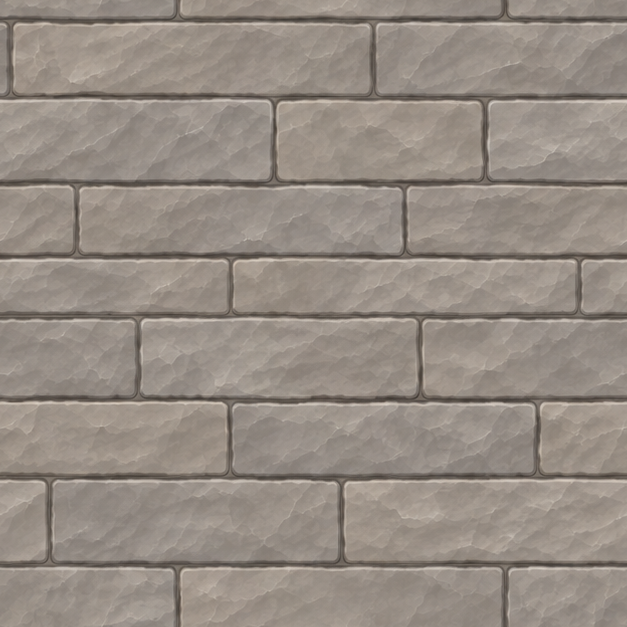
#> input picture scripts/terrain_modern/ashlar_tile.png, 627 x 627 px, given in place of wall_planks.png, which was not available
$ python make_poor_walls.py ashlar_tile.png
#> lines starting #> are read from the running program, lines starting #| are printed output that depends on the picture; after the words box and inside, x2 and y2 are one past the last pixel; in counts of white or black regions, pixels touching at a corner belong together
# The poor walls the building kit lacked: rough log walls and wattle-and-daub.
#
#   python -I make_poor_walls.py
#
# Writes, for build_kits.py to paint like every other kit:
#   - logs_tile.png / daub_tile.png: seamless body textures (one 128px cell's worth,
#     drawn at 512px), painted from periodic noise so they wrap exactly;
#   - assets/buildingKit/interior_wattle.png: the inside of a wattle house (interior());
#   - assets/buildingKit/wall_logs.png / wall_wattle.png: 96px pixel-art source kits,
#     the frame and body colours build_kits.py reads its profile and tint from
#     (logs: the plank kit's frame round a weathered log body; wattle: the plaster
#     kit's frame turned to rough timber posts round a muddy daub body).
# A fixed numpy seed: the same art every run.
import os
import numpy as np
from PIL import Image
from scipy import ndimage

HERE = os.path.dirname(os.path.abspath(__file__))
ROOT = os.path.abspath(os.path.join(HERE, '..', '..'))
N = 512
rng = np.random.default_rng(20261111)


def pnoise(shape, sy, sx):
    """Periodic smooth noise (wraps exactly), sigma sy, sx px; mean 0, sd 1."""
    n = rng.standard_normal(shape)
    n = ndimage.gaussian_filter(n, (sy, sx), mode='wrap')
    return (n - n.mean()) / (n.std() + 1e-9)


def save(a, name):
#> called with name = 'logs_tile.png'
    Image.fromarray(np.clip(a + 0.5, 0, 255).astype(np.uint8), 'RGB').save(os.path.join(HERE, name))


# ── Logs: four round logs a cell, laid one on another, mud chinking between ──
def logs():
    LOGS = 4
    h = N // LOGS
    y = np.arange(N)[:, None].repeat(N, 1).astype(np.float32)
    x = np.arange(N)[None, :].repeat(N, 0).astype(np.float32)
    # each log's edges wander a little along its length (periodic in x)
    wob = pnoise((LOGS + 1, N), 0.01, 40)[:, :] * 3.0
    k = np.floor(y / h).astype(int)
    t = (y - k * h + wob[k, x.astype(int)]) / h      # 0..1 across the log
    t = np.clip(t, 0, 1)
    gap = 0.07                                       # chinking each side
    inlog = (t > gap) & (t < 1 - gap)
    u = np.clip((t - gap) / (1 - 2 * gap), 0, 1)
    # round: lit from above, shade underneath
    shade = 0.55 + 0.55 * np.sin(np.pi * u) ** 0.7 - 0.22 * u
    # bark: long streaks along the log, a finer grain, a few knots
    grain = 0.10 * pnoise((N, N), 1.2, 30) + 0.06 * pnoise((N, N), 0.6, 8) + 0.05 * pnoise((N, N), 3, 3)
    knots = np.clip(pnoise((N, N), 6, 6) - 2.3, 0, None)
    lumv = shade * (1 + grain) - 0.35 * knots
    wood = np.array([128, 100, 72], np.float32)
    grey = np.array([120, 112, 100], np.float32)
    mix = np.clip(0.55 + 0.25 * pnoise((N, N), 20, 60), 0, 1)[..., None]   # weathered grey, as the logs inside
    col = (wood * (1 - mix) + grey * mix) * lumv[..., None]
    # chinking: mud and moss pressed between the logs, in shadow under each log
    mud = np.array([92, 84, 66], np.float32) * (0.8 + 0.12 * pnoise((N, N), 1.5, 1.5))[..., None]
    out = np.where(inlog[..., None], col, mud)
    # the log's own edge: a soft dark line where it meets the chinking
    edge = np.exp(-np.minimum(np.abs(t - gap), np.abs(t - (1 - gap))) * h / 1.8)
    out = out * (1 - 0.35 * edge)[..., None]
    save(out, 'logs_tile.png')


# ── Daub: mud and straw smeared over woven hazel, cracked ──
def daub():
    y = np.arange(N)[:, None].repeat(N, 1).astype(np.float32)
    x = np.arange(N)[None, :].repeat(N, 0).astype(np.float32)
    base = 1.0 + 0.08 * pnoise((N, N), 30, 30) + 0.05 * pnoise((N, N), 6, 6) + 0.04 * pnoise((N, N), 1.2, 1.2)
    # smears: the hand that laid it, long low ridges at a slant
    sm = pnoise((N, N), 2.5, 14)
    sm = ndimage.rotate(np.tile(sm, (3, 3)), 18, reshape=False, mode='wrap')[N:2 * N, N:2 * N]
    base += 0.05 * sm
    # straw flecks
    fl = (pnoise((N, N), 0.7, 2.0) > 3.0).astype(np.float32)
    base += 0.10 * ndimage.gaussian_filter(fl, 0.6, mode='wrap') * 3
    # the weave showing through where the daub has fallen away
    # (none: one cell repeats along the wall, and a hole in each cell reads as a pattern)
    worn = np.zeros((N, N), np.float32)
    rows = 8
    ph = (y / (N / rows)) % 1.0
    stake = ((x / (N / 6)) % 1.0)
    over = ((np.floor(y / (N / rows)) + np.floor(x / (N / 6))) % 2) * 2 - 1
    withy = 0.75 + 0.35 * np.sin(np.pi * ph) ** 0.6 + 0.10 * over * np.cos(2 * np.pi * stake)
    withy *= 1 + 0.08 * pnoise((N, N), 0.8, 10)
    mud = np.array([150, 124, 92], np.float32)
    wood = np.array([104, 80, 54], np.float32)
    col = mud * base[..., None]
    col = col * (1 - worn[..., None]) + (wood * withy[..., None]) * worn[..., None]
    # a rim of shadow round each worn patch, and hairline cracks
    rim = np.clip(ndimage.gaussian_filter(worn, 3, mode='wrap') - worn, 0, 1)
    col *= (1 - 0.45 * rim)[..., None]
    cr = np.abs(pnoise((N, N), 5, 5))
    crack = np.exp(-cr * 18) * np.clip(pnoise((N, N), 30, 30) + 0.3, 0, 1)
    col *= (1 - 0.30 * crack)[..., None]
    save(col, 'daub_tile.png')


# ── Source kits (96px): the frame colours build_kits.py reads, the body colour it tints to ──
def source_kits():
    pl = np.asarray(Image.open(os.path.join(ROOT, 'assets/buildingKit/wall_planks.png')).convert('RGBA')).astype(np.float32)[:96, :96].copy()
    # logs: the plank kit's frame (beams top and bottom, corner posts) round a log body of a greyer brown
    body = np.zeros((96, 96), bool)
    body[10:96 - 10, 8:96 - 8] = True
    logbody = np.array([108, 96, 80], np.float32)   # (weathered grey-brown, as the logs inside)
    L = (pl[..., :3] @ np.array([0.299, 0.587, 0.114])) / max(1, (pl[..., :3][body] @ np.array([0.299, 0.587, 0.114])).mean())
    pl[body, :3] = (logbody * L[body][:, None])
    # (the frame weathered dark: rough beams, not a joiner's trim)
    fr = ~body & (pl[..., 3] > 0)
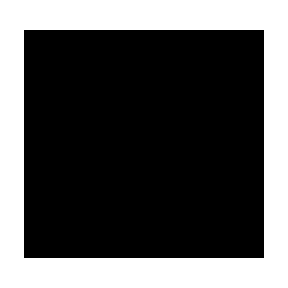
#> fr: shape (96, 96) bool (shown 3 times larger); 34% white; 1 white region, box (x1, y1, x2, y2) and area: (0, 0, 96, 96) 3136
    pl[fr, :3] = np.array([92, 70, 50], np.float32) * L[fr][:, None] / max(1e-3, L[fr].mean())
    Image.fromarray(np.clip(pl, 0, 255).astype(np.uint8), 'RGBA').save(os.path.join(ROOT, 'assets/buildingKit/wall_logs.png'))

    ps = np.asarray(Image.open(os.path.join(ROOT, 'assets/buildingKit/wall_plaster.png')).convert('RGBA')).astype(np.float32)[:96, :96].copy()
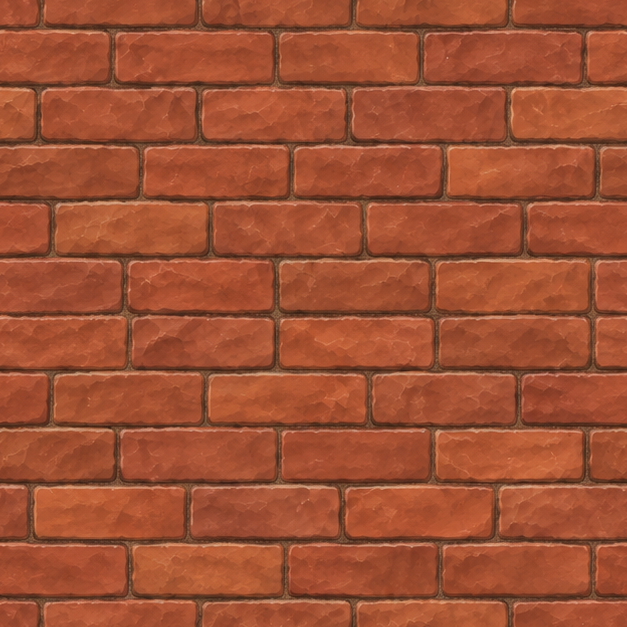
#> input picture scripts/terrain_modern/brick_tile.png, 627 x 627 px, given in place of wall_plaster.png, which was not available
    # wattle: the plaster kit's stone quoins and bands become rough dark timber, its body mud
    body = np.zeros((96, 96), bool)
    body[10:96 - 11, 8:96 - 8] = True
    lum = ps[..., :3] @ np.array([0.299, 0.587, 0.114])
    timber = np.array([88, 64, 44], np.float32)
    daubc = np.array([146, 120, 88], np.float32)
    fr = ~body & (ps[..., 3] > 0)
#> fr: shape (96, 96) bool; 34.9% white; 1 white region, box (x1, y1, x2, y2) and area: (0, 0, 96, 96) 3216
    ps[fr, :3] = timber * (lum[fr] / max(1, lum[fr].mean()))[:, None]
    ps[body, :3] = daubc * (lum[body] / max(1, lum[body].mean()))[:, None]
    Image.fromarray(np.clip(ps, 0, 255).astype(np.uint8), 'RGBA').save(os.path.join(ROOT, 'assets/buildingKit/wall_wattle.png'))


# ── Inside a wattle-and-daub house (interiorArt.walls.wattle): the back wall's face
# (96x32: daub between rough posts on a sole plate) above the wall tops (96x96 of the
# daub seen from above, darker), at the interior's 32px a tile ──
def interior():
    d = np.asarray(Image.open(os.path.join(HERE, 'daub_tile.png')).convert('RGB').resize((96, 96), Image.LANCZOS), np.float32)
    out = np.zeros((128, 96, 4), np.float32)
    face = d[:32].copy() * 0.92
    wood = np.asarray(Image.open(os.path.join(HERE, 'planks_tile.png')).convert('RGB').resize((96, 96), Image.LANCZOS), np.float32)
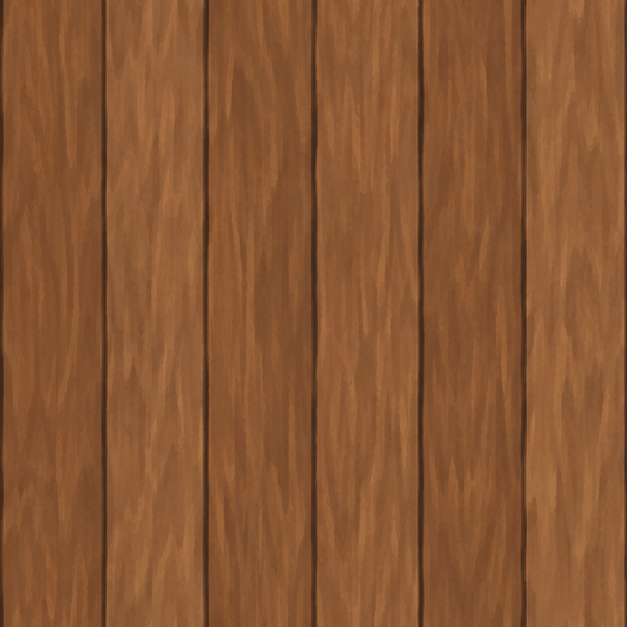
#> input picture scripts/terrain_modern/planks_tile.png, 627 x 627 px
    wl = (wood @ np.array([0.299, 0.587, 0.114])) / max(1, (wood @ np.array([0.299, 0.587, 0.114])).mean())
    post = np.array([86, 62, 42], np.float32)
    for x0 in (0, 48):
        face[:, x0:x0 + 6] = post * wl[:32, x0:x0 + 6, None]
        face[:, x0 + 5:x0 + 6] *= 0.6
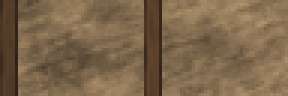
#> face: shape (32, 96, 3) float32 (shown 3 times larger); mean R, G, B 125.8, 102.9, 75.9
    face[28:32] = post * 0.8 * wl[28:32, :, None]
#> face: shape (32, 96, 3) float32; 12.5% of pixels changed, all inside (x1, y1, x2, y2) = (0, 28, 96, 32)
    face *= np.linspace(1.0, 0.82, 32)[:, None, None]
    out[:32, :, :3] = face
    out[32:, :, :3] = d * 0.6   # (the top in shade, darker than the face, as the other inside walls)
    out[..., 3] = 255
    Image.fromarray(np.clip(out + 0.5, 0, 255).astype(np.uint8), 'RGBA').save(os.path.join(ROOT, 'assets/buildingKit/interior_wattle.png'))


# ── Rough mud brick: sun-dried bricks laid unevenly, each its own shade, half rendered over
# with mud that has worn away in patches (mudrough_tile.png), and its source kit
# (assets/buildingKit/wall_mudbrick.png: the adobe brick kit in an earthy brown) ──
def mudbrick():
    L = lambda a: a @ np.array([0.299, 0.587, 0.114], np.float32)
    b = np.asarray(Image.open(os.path.join(HERE, 'mudbrick_tile.png')).convert('RGB').resize((N, N), Image.LANCZOS), np.float32)
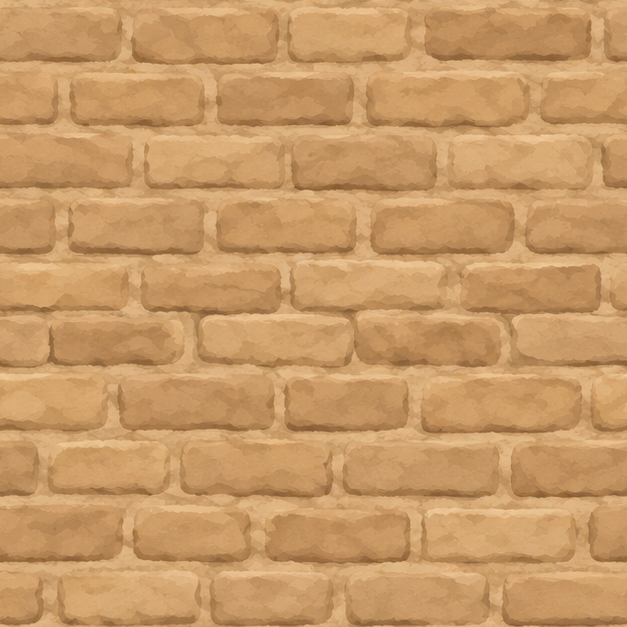
#> input picture scripts/terrain_modern/mudbrick_tile.png, 627 x 627 px
    d = np.asarray(Image.open(os.path.join(HERE, 'daub_tile.png')).convert('RGB'), np.float32)
#> d: shape (512, 512, 3) float32
    lb = L(b) / max(1, L(b).mean())
    ld = L(d) / max(1, L(d).mean())
    # each brick a shade of its own, the courses wavering
    shade = 1 + 0.08 * pnoise((N, N), 5, 16) + 0.03 * pnoise((N, N), 1.5, 1.5)
    lb = 1 + (lb - 1) * 0.9
    cover = np.clip((pnoise((N, N), 26, 34) - 0.45) * 1.6, 0, 1)
    lum = (lb * shade) * (1 - cover) + (ld * 0.97) * cover
#> lum: shape (512, 512) float64
    col = np.array([150, 112, 80], np.float32) * lum[..., None]
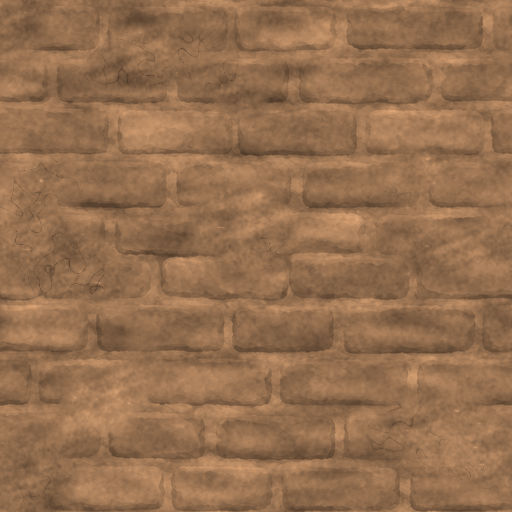
#> col: shape (512, 512, 3) float64; mean of channels 0, 1, 2 149.5, 111.6, 79.7; drawn as R, G, B
    save(col, 'mudrough_tile.png')
    src = np.asarray(Image.open(os.path.join(ROOT, 'assets/lpc/Structure/Walls/Adobe Brick Wall.png')).convert('RGBA')).astype(np.float32)[:96, :96].copy()
    a = src[..., 3] > 0
#> a: shape (96, 96) bool; every value is 1
    l = L(src[..., :3])
    body = np.zeros((96, 96), bool)
    body[0:96 - 2, 2:96 - 2] = True
    for m, c in ((a & body, (136, 108, 82)), (a & ~body, (104, 76, 54))):
        src[m, :3] = np.array(c, np.float32) * (l[m] / max(1, l[m].mean()))[:, None]
#> this loop made 2 passes
#> c on passes 1 to 2: (136, 108, 82), (104, 76, 54)
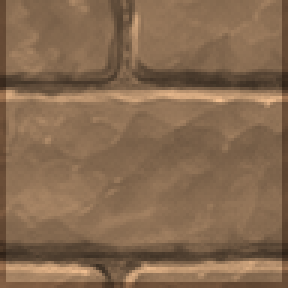
#> src: shape (96, 96, 4) float32 (shown 3 times larger); mean R, G, B, A 134, 106, 80.3, 255
    Image.fromarray(np.clip(src, 0, 255).astype(np.uint8), 'RGBA').save(os.path.join(ROOT, 'assets/buildingKit/wall_mudbrick.png'))


# ── --colours: each outside wall's own colour (the mean of its kit sheet's middle cell), printed
# as the line for data/architecture.json wealth.wallColours (the inside wall is tinted to it) ──
def colours():
    import json
    walls = json.load(open(os.path.join(ROOT, 'data/buildingKit.json'), encoding='utf-8'))['kit']['walls']
    out = {}
    for key, v in walls.items():
        im = np.asarray(Image.open(os.path.join(ROOT, v['sheet'])).convert('RGBA'), np.float32)
        c = im[im.shape[0] // 3:2 * im.shape[0] // 3, im.shape[1] // 3:2 * im.shape[1] // 3]
        rgb = c[..., :3][c[..., 3] > 0].mean(0)
        out[key] = '#%02x%02x%02x' % tuple(int(round(x)) for x in rgb)
    print('        "wallColours": ' + json.dumps(out) + ',')


if __name__ == '__main__' and '--colours' in __import__('sys').argv:
    colours()
elif __name__ == '__main__':
    logs()
    daub()
    source_kits()
    interior()
    mudbrick()
    print('logs_tile.png, daub_tile.png, wall_logs.png, wall_wattle.png, interior_wattle.png, mudrough_tile.png, wall_mudbrick.png')
